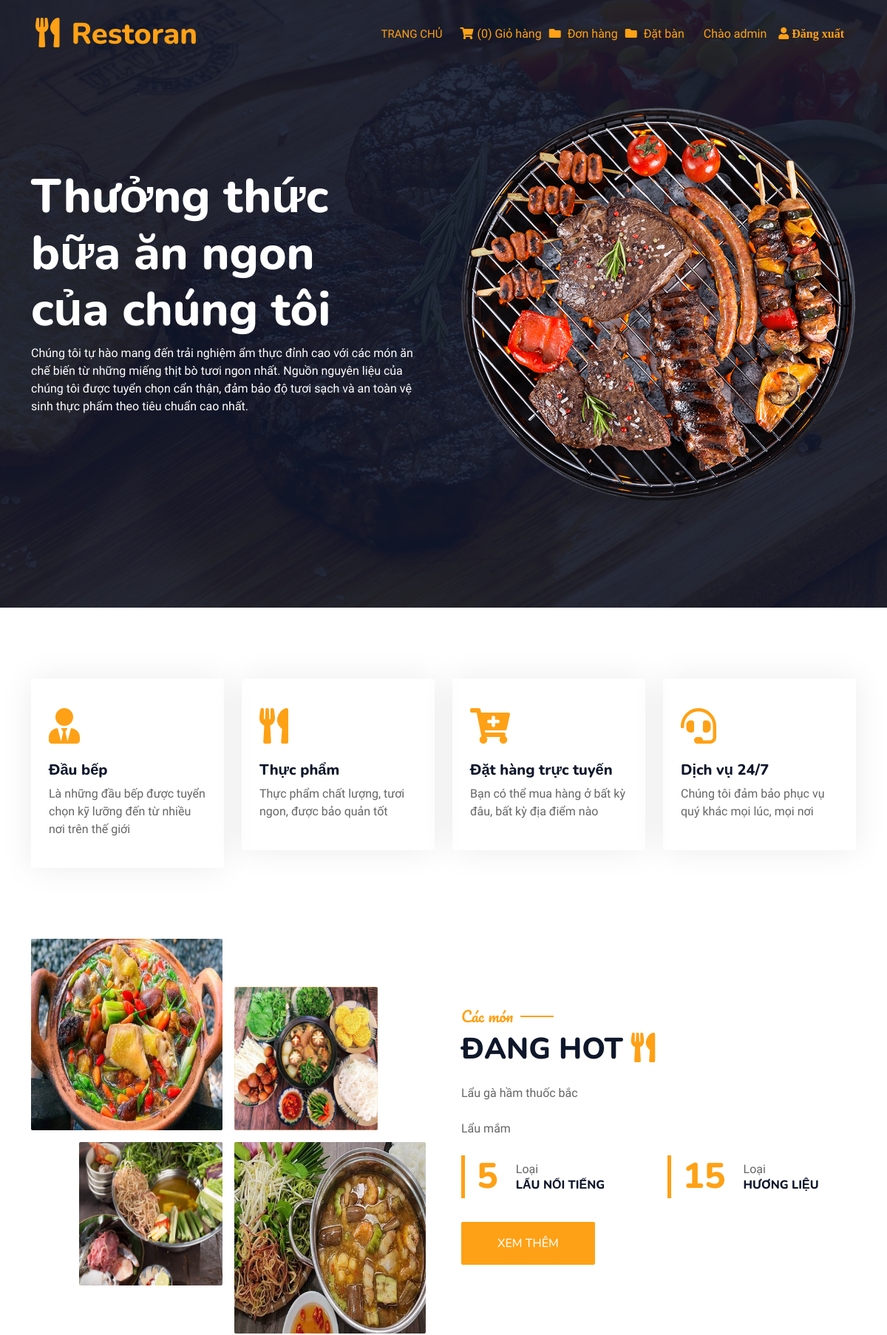
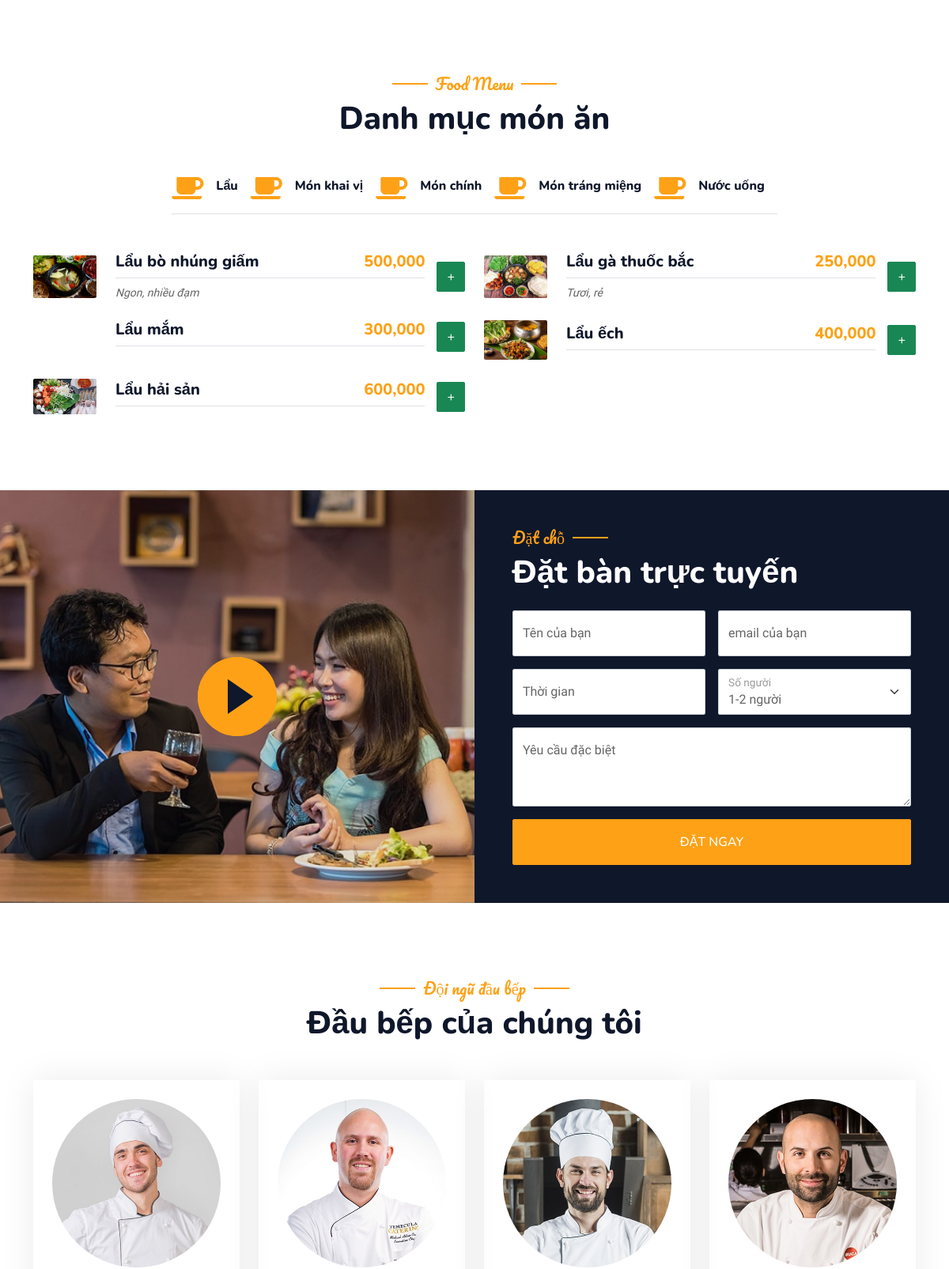
The app's page /controller/index.php (signed in, upper part) with its own data (2 pictures, top to bottom).
### tables this page shows
CREATE TABLE `loaisp` (
  `LoaiSP` int(11) NOT NULL,
  `TenLoai` varchar(50) NOT NULL
);

CREATE TABLE `danhmucsp` (
  `MaSP` int(11) NOT NULL,
  `MaLoai` int(11) NOT NULL,
  `TenSP` varchar(50) NOT NULL,
  `GiaBan` double NOT NULL,
  `GioiThieuSP` varchar(50) NOT NULL,
  `Anh` varchar(50) NOT NULL
);

### controller/index.php (called while the page is built, shortened)
<?php include '../views/header.php';
?>
<?php include '../views/service.php'; ?>
<?php include '../views/about.php'; ?>
<?php include '../views/menu.php'; ?>
<?php include '../views/Reservation.php'; ?>
<?php include '../views/Team.php'; ?>
<?php include '../views/footer.php'; ?>

### views/menu.php (the view, shortened to what this page needs)
<div class="container-xxl py-5">
    <div class="container">
        <div class="text-center wow fadeInUp" data-wow-delay="0.1s">
            <h5 class="section-title ff-secondary text-center text-primary fw-normal">
                Food Menu
            </h5>
            <h1 class="mb-5">Danh mục món ăn</h1>
        </div>
        <div class="tab-class text-center wow fadeInUp" data-wow-delay="0.1s">
            <ul class="nav nav-pills d-inline-flex justify-content-center border-bottom mb-5">
                <?php
                include_once '../models/ketnoi.php';
                $sql = "SELECT * FROM loaisp";
                $result = $conn->query($sql);
                if ($result->num_rows > 0) {
                    while ($row = $result->fetch_assoc()) {
                        echo
                        '<li class=' . '"nav-item"' . '>
                    <a class=' . '"d-flex align-items-center text-start mx-3 ms-0 pb-3"' . ' data-bs-toggle=' . '"pill"' . '
                        href=' . '"#tab-' . $row["LoaiSP"] . '"' . '>
                        <i class=' . '"fa fa-coffee fa-2x text-primary"' . '></i>
                        <div class=' . '"ps-3"' . '>
                            <h6 class=' . '"mt-n1 mb-0"' . '>' . $row["TenLoai"] . '</h6>
                        </div>
                    </a>
                </li>';
                    }
                }
                ?>
            </ul>
            <div class="tab-content">
                <?php
                echo
                '<div id=' . '"tab-1" class=' . '"tab-pane fade show p-0 active show"' . '>
                    <div class="row g-4">';
                $sql1 = "SELECT * FROM danhmucsp WHERE MaLoai=1";
                $result1 = $conn->query($sql1);
                if ($result1->num_rows > 0) {
                    while ($row1 = $result1->fetch_assoc()) {
                        echo
                        '<div class=' . '"col-lg-6"' . '>
                            <div class=' . '"d-flex align-items-center"' . '>
                                <img class=' . '"flex-shrink-0 img-fluid rounded"' . ' src=' . '"../views/img/' . $row1["Anh"] . '"' . ' alt=' . '""' . '
                                    style=' . '"width: 80px"' . ' />
                                <div class=' . '"w-100 d-flex flex-column text-start ps-4"' . '>
                                    <h5 class=' . '"d-flex justify-content-between border-bottom pb-2"' . '>
                                        <span>' . $row1["TenSP"] . '</span>
                                        <span class=' . '"text-primary"' . '>' . number_format($row1["GiaBan"], 0, '.', ',') . '</span>
                                    </h5>
                                    <small class=' . '"fst-italic"' . '>' . $row1["GioiThieuSP"] .
                            '</small>
                                </div>
                                <a href="../views/cart/themhang.php?MaSP=' . $row1["MaSP"] . '"><button type="button" class="btn btn-success" style="margin-left: 15px">+</button></a>
                            </div>
                        </div>';
                    }
                }
                echo '</div>
                 </div>';
                ?>
            </div>
        </div>
    </div>
</div>

### views/css/style.css (style rules this page uses)
:root { --primary: #fea116; --light: #f1f8ff; --dark: #0f172b; }
.ff-secondary { font-family: "Pacifico", cursive; }
.btn { font-family: "Nunito", sans-serif; font-weight: 500; text-transform: uppercase; transition: 0.5s; }
.section-title { position: relative; display: inline-block; }
.section-title::before { position: absolute; content: ""; width: 45px; height: 2px; top: 50%; left: -55px; margin-top: -1px; background: var(--primary); }
.section-title::after { position: absolute; content: ""; width: 45px; height: 2px; top: 50%; right: -55px; margin-top: -1px; background: var(--primary); }

### views/menu.php (style rules this page uses)
.d-flex.align-items-center img { transition: transform 0.3s ease; }

### records on screen
loaisp: TenLoai "Lẩu"
loaisp: TenLoai "Món khai vị"
loaisp: TenLoai "Món chính"
loaisp: TenLoai "Món tráng miệng"
loaisp: TenLoai "Nước uống"
danhmucsp: Anh (picture), TenSP "Lẩu bò nhúng giấm", GiaBan "500,000", GioiThieuSP "Ngon, nhiều đạm"
danhmucsp: Anh (picture), TenSP "Lẩu gà thuốc bắc", GiaBan "250,000", GioiThieuSP "Tươi, rẻ"
danhmucsp: TenSP "Lẩu mắm", GiaBan "300,000"
danhmucsp: Anh (picture), TenSP "Lẩu ếch", GiaBan "400,000"
danhmucsp: Anh (picture), TenSP "Lẩu hải sản", GiaBan "600,000"

### other values on screen
$sum_cart "0"
$_SESSION['username'] "admin"
